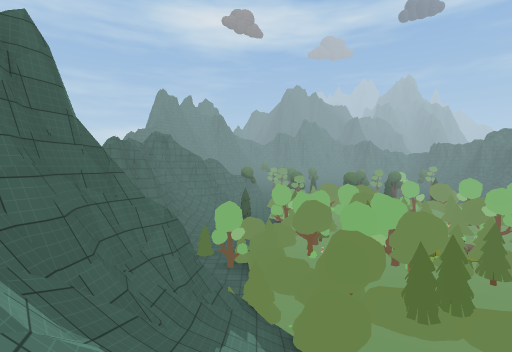
view 1 (above)

17 first-person views from a walk through a Unity game level. The camera is 1.5 m above the floor, tilts 2° down and sees 85° across. The floor is counted in squares, 2 m on a side. Each view is taken from the middle of a square. On the plan, view 1 faces up. The plan holds only what a view shows up to about 10 squares ahead; the rest is blank. The place goes on beyond the plan. The player character is not drawn. Some surface patterns are stand-ins.

view 2
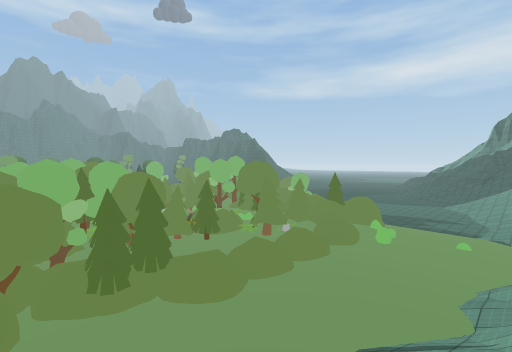

view 3
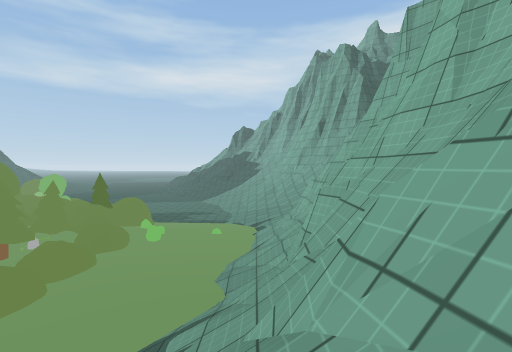

view 4
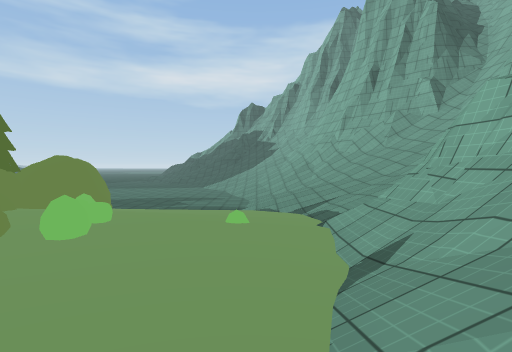

view 5
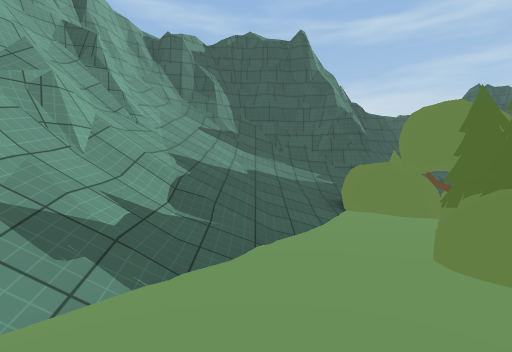

view 6
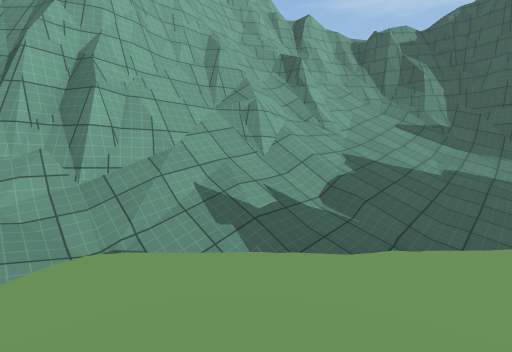

view 7
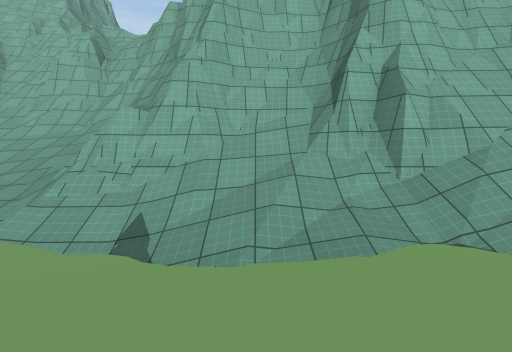

view 8
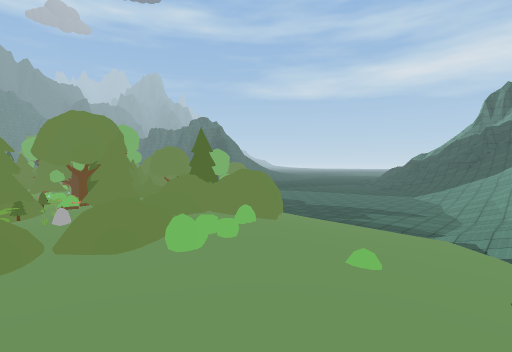

view 9
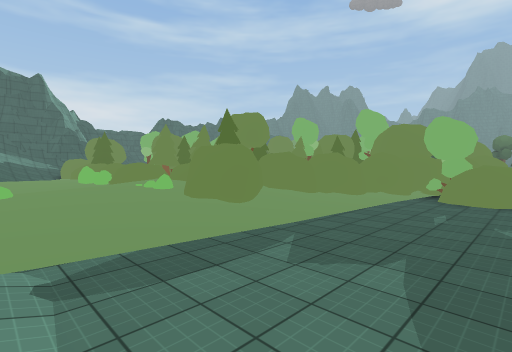

view 10
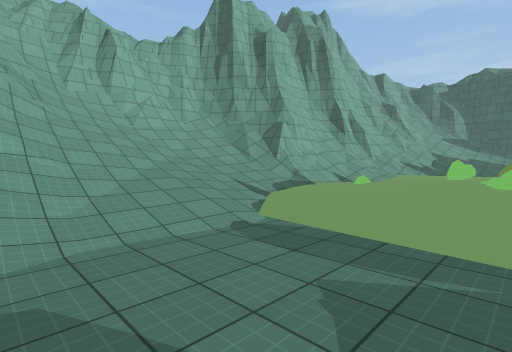

view 11
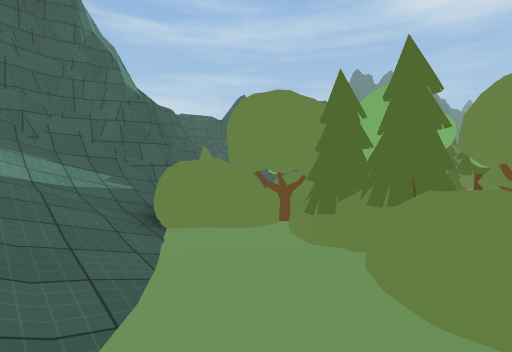

view 12
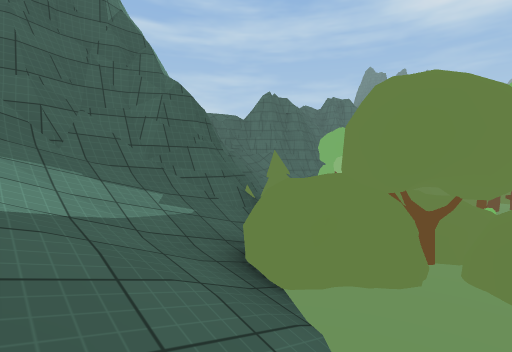

view 13
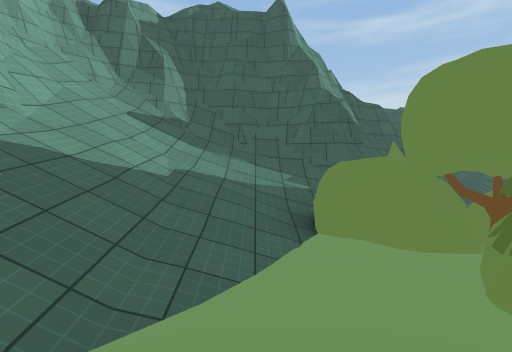

view 14
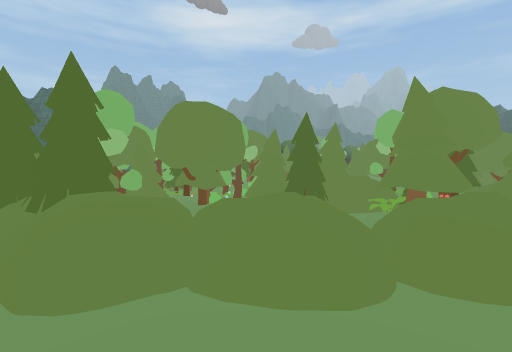

view 15
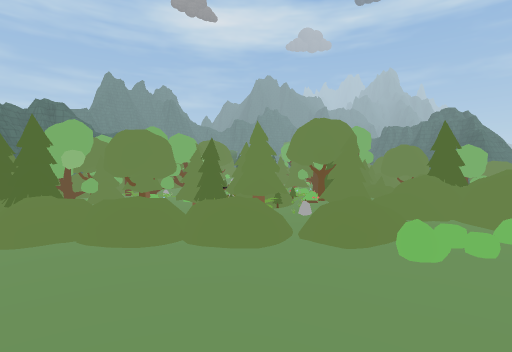

view 16
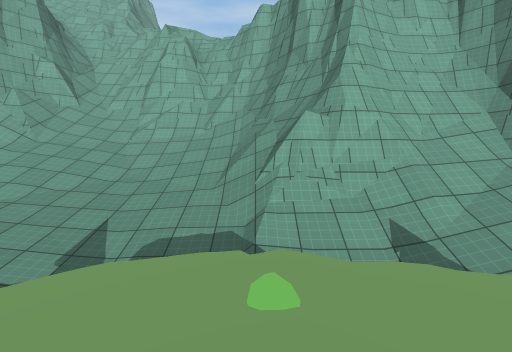

view 17
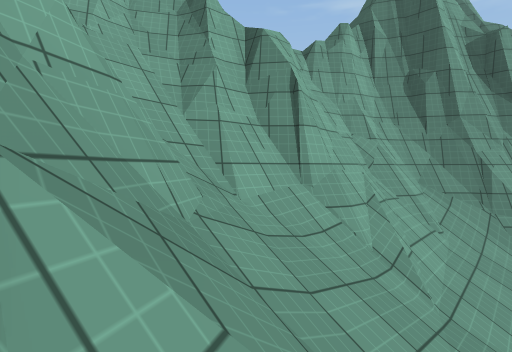

### Floor plan
Key: @ floor where view 1 was taken; # wall or solid block; . main floor; : floor 1 m higher than the main floor; + floor 1.75 m higher than the main floor; * floor 11.25 m higher than the main floor; % floor 12 m higher than the main floor; / step, stairs or slope; = window, fence, low wall or low ledge; ^ raised ledge; v drop or lower ground; O other object.
Columns run from 5 left of view 1 to 17 right of it. Each row starts with its distance up from view 1.
 10  //.OO  OOO     OO O.OO
  9 #==/./OOOO     OOOOO...
  8 ##= /:OOOOOOOO OOOO:...
  7 v^^=#OOO O++:OOOOO::...
  6  # ^^OOOOOOOOOOOOOO:...
  5  ^^#=/OO:/OOOOOOOOO....
  4  ^^=////::+++++O+::....
  3  #^=//////+++:::+::....
  2  #^#///////++:::/::.:./
  1  =v^/////=///////://+//
  0   v#/@#===^^#//////////
 -1   %v^##=^^^^^^^^///////
 -2    vv #^    ^^ ^///////
 -3     v     #vvv^^==////#
 -4           #   =#^==#=#^
 -5                #=vv==#^
 -6                =/v*=#==
 -7                     v=#
 -8                      v

Positions as (right, up) in squares from view 1, and headings:
1: (0, 0), facing up
2: (2, 1), facing up-right
3: (2, 1), facing right
4: (7, 2), facing right
5: (7, 3), facing left
6: (7, 4), facing down-left
7: (8, 4), facing down
8: (8, 1), facing up-right
9: (17, 2), facing up-left
10: (17, 5), facing down-left
11: (5, 3), facing up-left
12: (3, 3), facing up-left
13: (5, 4), facing left
14: (6, 3), facing up
15: (8, 1), facing up
16: (11, 4), facing down
17: (17, -2), facing down-left
